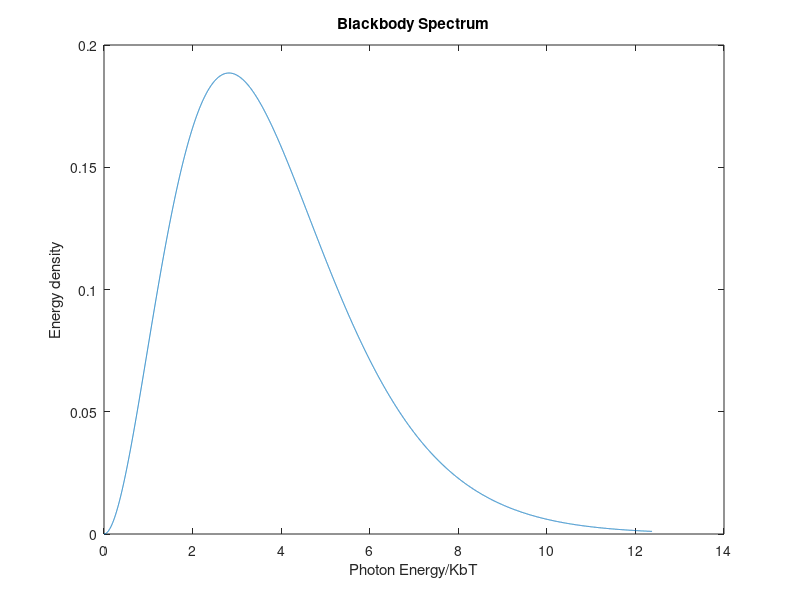

The MATLAB script that drew this image:
%Planck Blackbody Spectrum 
%Maddie C. 
%4/5/2016 
% 
T=5800;                     %Surface temperature of sun(K) 
k=1.38e-23;                 %Boltzmann's constant (eV/K) 
h=6.626e-34;                %Planck's constant (eV*s) 
c=2.99e8;                   %Speed of light (m/s) 
L=1;                        %dimension (m)             
n=1:1000:10000000;          %Quantum energy level 
p=(h*c*n)./(2*L);           %Energy of photon(J)                
N=8*pi*(k*T).^4./((h*c).^3); %Normalization constant 
x=p./(k*T);                 %sub x 
y=N*(x.^3)./(exp(x)-1);     %Total energyplot(x,y) 
plot(x,y)  
title('Blackbody Spectrum') 
xlabel('Photon Energy/KbT'),ylabel('Energy density') 
